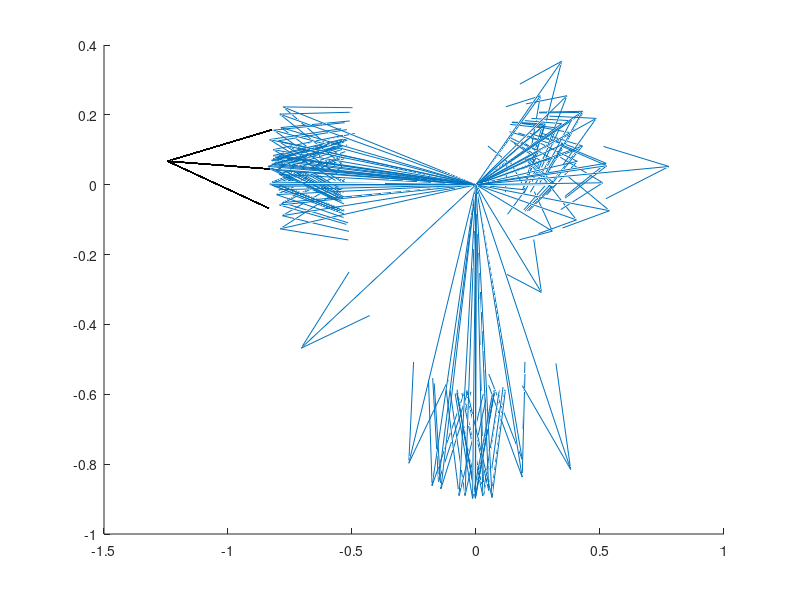

Write the MATLAB code that produced this figure.
clear, clc, close all

load('A_for_trip_1.mat');

frames = 5
max_matches = 500;
vector_time = zeros(max_matches,frames);

leng = length(A);

uu = A(:,1);
vv = A(:,2);
ww = A(:,3);
%         xx = F(:,1); yy = F(:,2); zz = F(:,3);
xx = zeros(leng,1);
yy = zeros(leng,1);
zz = zeros(leng,1);

hold on
quiver3(xx, yy, zz, uu, vv, ww);

%     theta_C = zeros(1,leng); theta_D = zeros(1,leng); theta_E =
%     zeros(1,leng);

%     for i = 1:leng
%         theta_C(i) = atan(A(i,1)/A(i,2)); theta_D(i) =
%         atan(A(i,2)/A(i,3)); theta_E(i) = atan(A(i,1)/A(i,3));
%     end

vector_count = zeros(leng,1);
trim_1 = 0.015;
trim_2 = trim_1;
trim_3 = trim_2;
m = 1;

for i = 1:leng % searching for matching vectors based on angle
    for j = 1:leng
        if A(j,1) > (A(i,1)-trim_1) && A(j,1) < (A(i,1)+trim_1)
            if A(j,2) > (A(i,2)-trim_2) && A(j,2) < (A(i,2)+trim_2)
                if A(j,3) > (A(i,3)-trim_3) && A(j,3) < (A(i,3)+trim_3)
                    if i ~= j
                        vector_count(i,m) = j;
                        m = m + 1;
                    end
                end
            end
        end
    end
    m = 1;
end

[i,width] = size(vector_count);

m = 1;
n = 0;
for i = 1:leng
    if vector_count(i,1) ~= 0
        for j = 1:width
            vector_count_2(m,j) = vector_count(i,j);
            if vector_count(i,j) ~= 0
                n = n + 1;
            end
        end
        vector_match(m,1) = i;
        matches(i,1) = n;
        n = 0;
        m = m + 1;
    end
end

[leng_2,width] = size(vector_count_2);

m = 1;
vector = zeros(1,5);

%     for i = 1:leng_2
%         if vector_count_2(i,width) ~= 0
%             main_vector_p(m,:) = A(vector_match(i,1),:); vector(1) = i; m
%             = m + 1;
%         end if vector_count_2(i,width-1) ~= 0 && vector(1) ~= i
%             main_vector_p(m,:) = A(vector_match(i,1),:); vector(2) = i; m
%             = m + 1;
%         end if vector_count_2(i,width-2) ~= 0 && vector(1) ~= i  &&
%         vector(2) ~= i
%             main_vector_p(m,:) = A(vector_match(i,1),:); m = m + 1;
%         end
%     end

biggest_match = max(matches);
cut_off = round(0.7*biggest_match);
for i = 1:length(matches);
    if matches(i,1) < cut_off
        matches(i,1) = 0;
    end
end

m = 1;
for i = 1:length(matches)
    if matches(i,1) ~= 0
        main_vector_p(m,:) = A(matches(i),:);
        matches(i);
        m = m + 1;
    end
end


% total = zeros(1,frames);
%
% for i = 1:frames
%     for j = 1:max_matches
%         total(i) = total(i) + vector_time(j,i); if vector_time(j,i)
%             break
%         end
%     end vector_avg(i) = total(i)/j;
% end
%
% vector_avg mean(vector_avg)

% k = 1; for i = 1:leng
%     if isnan(vector_count(i,1)) || isnan(vector_count(i,2)) ||
%     isnan(vector_count(i,3))
%         A_(k,:) = A(i,:); k = k + 1;
%     end
% end xxx = zeros(k-1,1); yyy = zeros(k-1,1); zzz = zeros(k-1,1);

% close all



% scatter(1:leng,vector_count(:,1)) hold on
% scatter(1:leng,vector_count(:,2)) hold on
% scatter(1:leng,vector_count(:,3))

% plot(vector_count(:,1)) hold on plot(vector_count(:,2)) hold on
% plot(vector_count(:,3))

% for i = 1:frames
%     hold on scatter(1:max_matches,vector_time(:,i))
% end

% for i = 1:frames
%     hold on
%     scatter3(ones(1,max_matches)*i,1:max_matches,vector_time(:,i))
% end


% for i = 1:frames
%     hold on plot(vector_time(:,i))
% end

% quiver3(xxx, yyy, zzz, A_(:,1), A_(:,3), A_(:,2));

% grid on
u = main_vector_p
for i = 1:length(main_vector_p(:,1))
    for j = 1:3
        main_vector_p(i,j) = main_vector_p(i,j)*1.5;
    end
end


mm = zeros(length(main_vector_p(:,1)),1);

quiver3(mm, mm, mm, main_vector_p(:,1), main_vector_p(:,2), main_vector_p(:,3),'black');

% hold off plot(matches) matches
%
% vector_count_2


